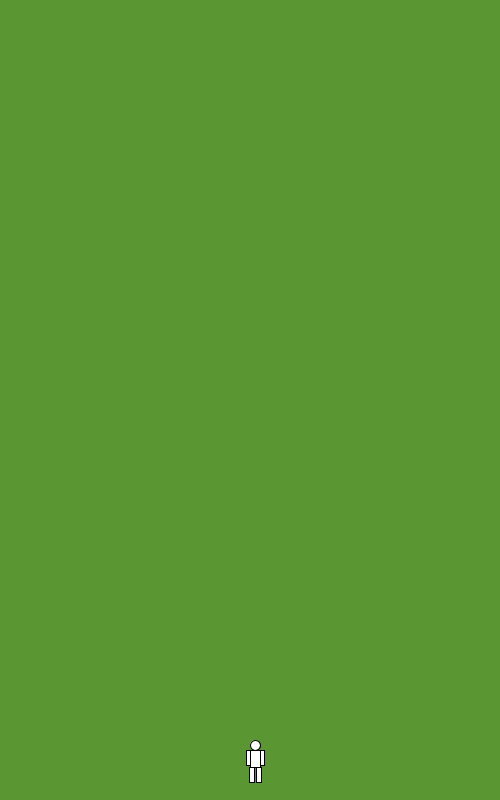
Frame 1 (no input)
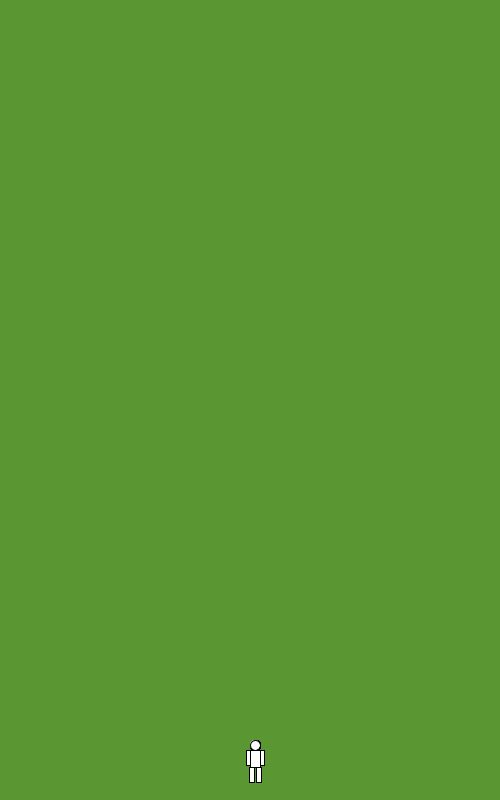
Frame 60 (the mouse pressed at the canvas centre just before this capture)
Frame 120 (the mouse held since frame 60 and released just before this capture): identical to frame 60, image omitted

The Processing sketch that drew these frames (run headless with seeded random() and noise(); from frame 60 on, the mouse is pressed at the canvas centre):

// Processing sketch: soldier_game
// ── soldier_game.pde
class Shot {
  int x,y,xx,yy,bullet;
  
  void Bullet(int x,int y,int xx,int yy,int bullet) {
    this.x=x;
    this.y=y;
    this.xx=xx;
    this.yy=yy;
    this.bullet=bullet;
  }
  void shoot() {
    for(int i=0; i<bullet; i++) {
      
    }
  }
} 
// ── object.pde
class Rock {
  int x,y;
  void draw() {
    ellipse(30,30,x,y);
  }
}
// ── person.pde
class People {
  int x, y;
  
  People(int x,int y){
    this.x=x;
    this.y=y;
  }
  void display() {
    //body
    rect(x, y, 4, 5);
    //arm left
    rect(x-5, y, 2, 6);
    //arm right
    rect(x+5, y, 2, 6);
    //left leg
    rect(x-3, y+10, 3, 8);
    //head
    ellipse(x+2,y+2,2,2);
  }
}
// ── soldier_.pde
class Soldier{
  String name;
  int x,y,w,h;
  
  
  
  Soldier(int x, int y){
    this.x=x;
    this.y=y;
  }
  void display() {
    //body
    rect(x, y, 10, 17);
    //arm left
    rect(x-4, y, 4, 15);
    //arm right
    rect(x+10, y, 4, 15);
    //left leg
    rect(x-1, y+17, 5, 15);
    //right leg
    rect(x+6, y+17, 5, 15);
    //head
    ellipse(x+5,y-5,10,10);
  }
}
// ── soldier_1.pde
int x;
//People p1;
//People[] p = new People[100];

Soldier s1;
Soldier[] s = new Soldier[1];

//Rock r1;
//Rock[] r = new Rock[100];
void setup() {
  size(500,800);
  background(90,150,50);
}

void draw() {
  s1 = new Soldier(250,750);
  s1.display();
  if(keyPressed) {
    if(key == 'a') {
      x-=50;
    }
    if(key == 'd') {
      x+=50;
    }
    if(key == ' ') {
      //shoot
    }
  }
}
